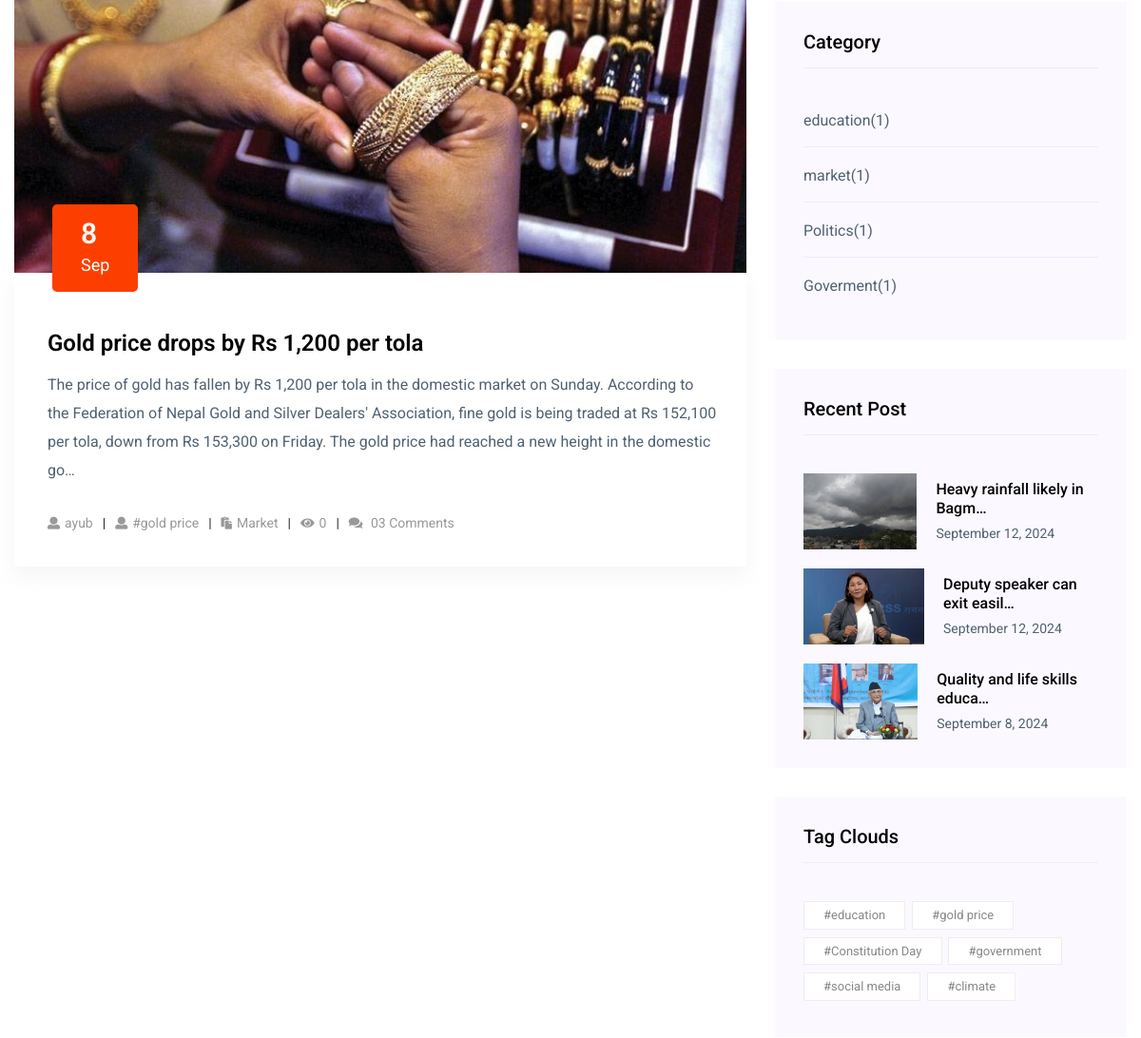
/post-by-category/2/ (middle part), run on an earlier commit of the app's database.
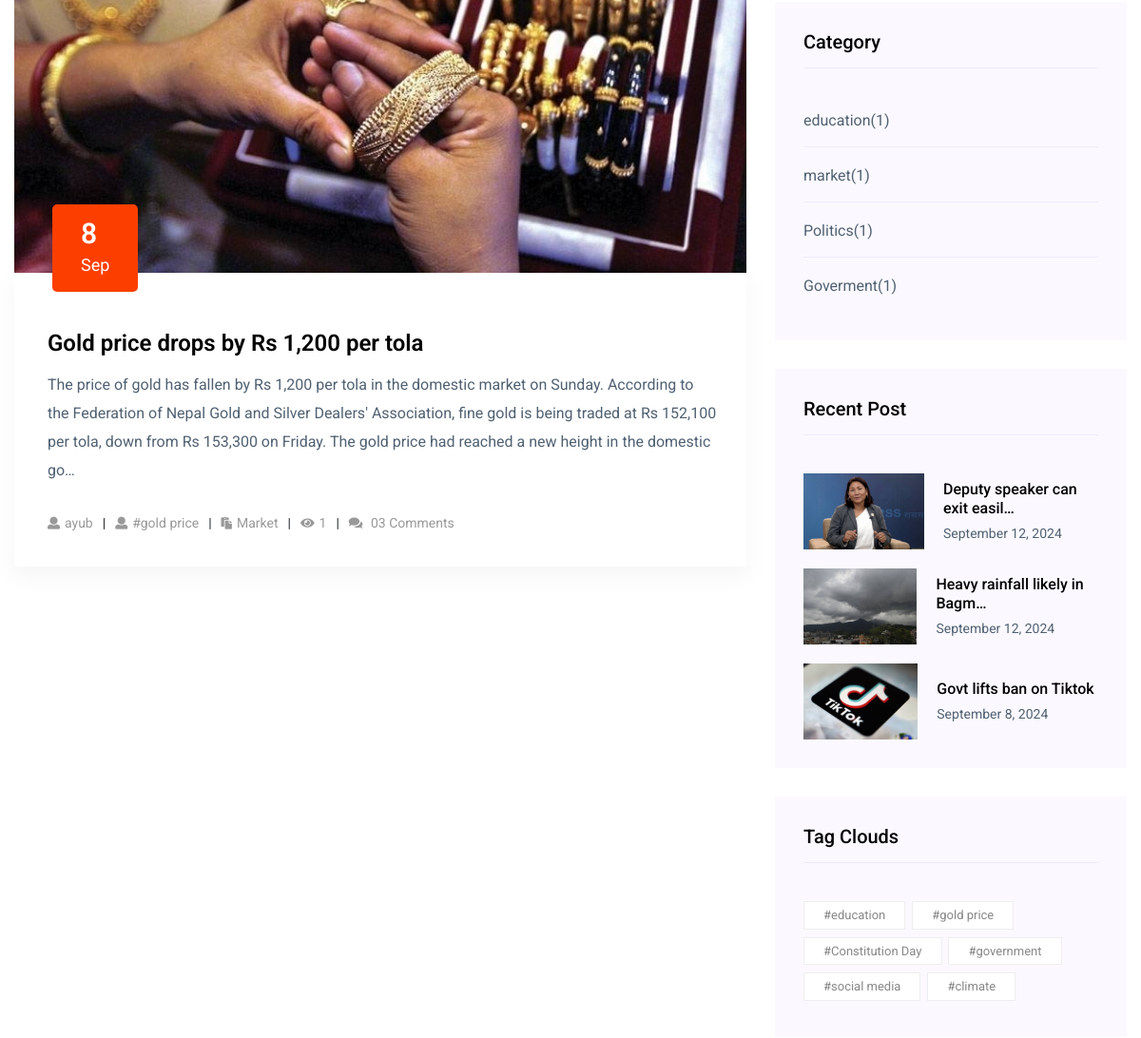
And on a later commit of the database.
### newspaper/models.py (models this page shows, shortened)
class TimeStampModel(models.Model):
    created_at = models.DateTimeField(auto_now_add=True)
    updated_at = models.DateTimeField(auto_now=True)
    class Meta:
        abstract = True  # Don't create a table in DB

class Post(TimeStampModel):
    STATUS_CHOICES = [
        ("active", "Active"),
        ("in_active", "Inactive"),
    ]
    title = models.CharField(max_length=200)
    content = models.TextField()
    featured_image = models.ImageField(upload_to="post_images/%Y/%m/%d", blank=False)  # Renamed field
    author = models.ForeignKey("auth.User", on_delete=models.CASCADE)
    status = models.CharField(max_length=20, choices=STATUS_CHOICES, default="active")
    views_count = models.PositiveBigIntegerField(default=0)
    published_at = models.DateTimeField(null=True, blank=True)
    category = models.ForeignKey(Category, on_delete=models.CASCADE)
    tags = models.ManyToManyField(Tag)

class Tag(TimeStampModel):
    name = models.CharField(max_length=100)
    def __str__(self):
        return self.name

class Category(TimeStampModel):
    name = models.CharField(max_length=100)
    def get_published_post_count(self):
        return Post.objects.filter(
            published_at__isnull=False, status="active", category=self
        ).count()

### newspaper/views.py (the view)
# urls.py: path("post-by-category/<int:category_id>/",views.PostByCategoryView.as_view(),name="post-by-category"),
class PostByCategoryView(ListView):
    model = Post
    template_name = "aznews/list/list.html"
    context_object_name = "posts"
    paginate_by = 1
    def get_queryset(self):
        query = super().get_queryset()
        query = query.filter(
            published_at__isnull=False,
            status="active",
            category__id=self.kwargs["category_id"],
        ).order_by("-published_at")
        return query

### newspaper/navigation.py (called while the page is built)
def navigation(request):
    categories = Category.objects.all()[:4]
    tags = Tag.objects.all()[:10]
    trending_posts = Post.objects.filter(
        published_at__isnull=False, status="active"
    ).order_by("-views_count")[:3]
    return {
        "categories": categories,
        "tags": tags,
        "trending_posts":trending_posts,
    }

### templates/aznews/list/list.html (shortened to what this page needs)
{% extends "aznews/base.html" %}
{% block content %}
<section class="blog_area section-padding">
    <div class="container">
        <div class="row">
            <div class="col-lg-8 mb-5 mb-lg-0">
                <div class="blog_left_sidebar">
                    {% include "aznews/list/left/post_list.html" %}
                </div>
            </div>
            <div class="col-lg-4">
                <div class="blog_right_sidebar">
                    {% include "aznews/list/right/categories.html" %}
                    {% include "aznews/list/right/popular_posts.html" %}
                    {% include "aznews/list/right/tags.html" %}
                </div>
            </div>
        </div>
    </div>
</section>
{% endblock content %}

### templates/aznews/base.html (shortened to what this page needs)
{% load static %}
<!doctype html>
<html class="no-js'" lang="zxx">
<head>
    <link rel="stylesheet" href="{% static 'aznews/css/bootstrap.min.css' %}">
    <link rel="stylesheet" href="{% static 'aznews/css/owl.carousel.min.css' %}">
    <link rel="stylesheet" href="{% static 'aznews/css/ticker-style.css' %}">
    <link rel="stylesheet" href="{% static 'aznews/css/flaticon.css' %}">
    <link rel="stylesheet" href="{% static 'aznews/css/slicknav.css' %}">
    <link rel="stylesheet" href="{% static 'aznews/css/animate.min.css' %}">
    <link rel="stylesheet" href="{% static 'aznews/css/magnific-popup.css' %}">
    <link rel="stylesheet" href="{% static 'aznews/css/fontawesome-all.min.css' %}">
    <link rel="stylesheet" href="{% static 'aznews/css/themify-icons.css' %}">
    <link rel="stylesheet" href="{% static 'aznews/css/slick.css' %}">
    <link rel="stylesheet" href="{% static 'aznews/css/nice-select.css' %}">
    <link rel="stylesheet" href="{% static 'aznews/css/style.css' %}">
</head>
<body>
    {% block content %}
    {% endblock content %}
</body>
</html>

### templates/aznews/header.html (shortened to what this page needs)
{% load static %}

### templates/aznews/list/left/post_list.html
{% for post in posts %}
<article class="blog_item">
    <div class="blog_item_img">
        <img class="card-img rounded-0" src="{{ post.featured_image.url }}" alt="{{ post.title }}">
        <a href="#" class="blog_item_date">
            <h3>{{ post.published_at|date:"j" }}</h3>
            <p>{{ post.published_at|date:"M" }}</p>
        </a>
    </div>
    <div class="blog_details">
        <a class="d-inline-block" href="{% url 'post-detail' post.pk %}">
            <h2>{{ post.title }}</h2>
        </a>
        <p>
            {{ post.content|truncatechars:300 }}
        </p>
        <ul class="blog-info-link">
            <li><a href="#"><i class="fa fa-user"></i>{{ post.author.username|lower }}</a></li>
            <li><a href="#"><i class="fa fa-user"></i>{{ post.tags.all|join:", " }}</a></li>
            <li><a href="#"><i class="fa fa-paste"></i>{{ post.category.name|title }}</a></li>
            <li><a href="#"><i class="fa fa-eye"></i>{{ post.views_count }}</a></li>
            <li><a href="#"><i class="fa fa-comments"></i> 03 Comments</a></li>
        </ul>
    </div>
</article>
{% endfor %}

### templates/aznews/list/right/categories.html
<aside class="single_sidebar_widget post_category_widget">
    <h4 class="widget_title">Category</h4>
    <ul class="list cat-list">
        {% for category in categories %}
        <li>
            <a href="{% url 'post-by-category' category.id %}" class="d-flex">
                <p>{{ category.name }}</p>
                <p>({{ category.get_published_post_count }})</p>
            </a>
        </li>
        {% endfor %}
    </ul>
</aside>

### templates/aznews/list/right/popular_posts.html
<aside class="single_sidebar_widget popular_post_widget">
    <h3 class="widget_title">Recent Post</h3>
    {% for trending_post in trending_posts%}
    <div class="media post_item">
        <img src="{{ trending_post.featured_image.url }}" alt="post"
        height="80px">
        <div class="media-body">
            <a href="#">
                <h3>{{ trending_post.title|truncatechars:30 }}</h3>
            </a>
            <p>{{ trending_post.published_at|date:"F j, Y" }}</p>
        </div>
    </div>
    {% endfor %}
</aside>

### templates/aznews/list/right/tags.html
<aside class="single_sidebar_widget tag_cloud_widget">
    <h4 class="widget_title">Tag Clouds</h4>
    <ul class="list">
        {% for tag in tags%}
        <li>
            <a href="{% url 'post-by-tag' tag.id %}">{{ tag.name }}</a>
        </li>
        {% endfor %}
    </ul>
</aside>

### templates/aznews/footer.html (shortened to what this page needs)
{% load static %}

What changed in the data, as far as the page shows it:
no longer on this page (row edited): Post: featured_image (picture), title "Quality and life skills educa…", published_at "September 8, 2024", shown under "Recent Post"
changed Post "Gold price drops by Rs 1,200 per tola": views_count "0" → "1"
changed Post "Deputy speaker can exit easil…": moves up the list
now on this page (row edited): Post: featured_image (picture), title "Govt lifts ban on Tiktok", published_at "September 8, 2024", shown under "Recent Post"
